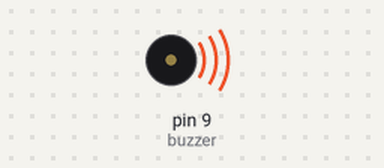
Bench run of a sketch on a simulated Arduino Uno, built with avr-gcc and run on an emulated ATmega328P. Parts: buzzer (waves = sounding).

Above: at 2.5 s.
Timing chart, 0 to 26.0 s (numbered marks = the images above):
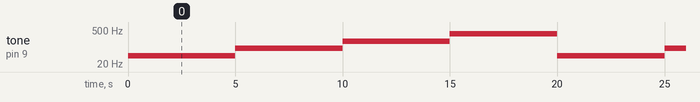

Measured:
- by itself, tone on pin 9 (buzzer): repeats every 20.0 s: 87 Hz 5.0 s, 175 Hz 5.0 s, 349 Hz 5.0 s, 44 Hz 5.0 s

The sketch:

linus_lucy.ino
```cpp
#define NOTE_B0 31
#define NOTE_C1 33
#define NOTE_CS1 35
#define NOTE_D1 37
#define NOTE_DS1 39
#define NOTE_E1 41
#define NOTE_F1 44
#define NOTE_FS1 46
#define NOTE_G1 49
#define NOTE_GS1 52
#define NOTE_A1 55
#define NOTE_AS1 58
#define NOTE_B1 62
#define NOTE_C2 65
#define NOTE_CS2 69
#define NOTE_D2 73
#define NOTE_DS2 78
#define NOTE_E2 82
#define NOTE_F2 87
#define NOTE_FS2 93
#define NOTE_G2 98
#define NOTE_GS2 104
#define NOTE_A2 110
#define NOTE_AS2 117
#define NOTE_B2 123
#define NOTE_C3 131
#define NOTE_CS3 139
#define NOTE_D3 147
#define NOTE_DS3 156
#define NOTE_E3 165
#define NOTE_F3 175
#define NOTE_FS3 185
#define NOTE_G3 196
#define NOTE_GS3 208
#define NOTE_A3 220
#define NOTE_AS3 233
#define NOTE_B3 247
#define NOTE_C4 262
#define NOTE_CS4 277
#define NOTE_D4 294
#define NOTE_DS4 311
#define NOTE_E4 330
#define NOTE_F4 349
#define NOTE_FS4 370
#define NOTE_G4 392
#define NOTE_GS4 415
#define NOTE_A4 440
#define NOTE_AS4 466
#define NOTE_B4 494
#define NOTE_C5 523
#define NOTE_CS5 554
#define NOTE_D5 587
#define NOTE_DS5 622
#define NOTE_E5 659
#define NOTE_F5 698
#define NOTE_FS5 740
#define NOTE_G5 784
#define NOTE_GS5 831
#define NOTE_A5 880
#define NOTE_AS5 932
#define NOTE_B5 988
#define NOTE_C6 1047
#define NOTE_CS6 1109
#define NOTE_D6 1175
#define NOTE_DS6 1245
#define NOTE_E6 1319
#define NOTE_F6 1397
#define NOTE_FS6 1480
#define NOTE_G6 1568
#define NOTE_GS6 1661
#define NOTE_A6 1760
#define NOTE_AS6 1865
#define NOTE_B6 1976
#define NOTE_C7 2093
#define NOTE_CS7 2217
#define NOTE_D7 2349
#define NOTE_DS7 2489
#define NOTE_E7 2637
#define NOTE_F7 2794
#define NOTE_FS7 2960
#define NOTE_G7 3136
#define NOTE_GS7 3322
#define NOTE_A7 3520
#define NOTE_AS7 3729
#define NOTE_B7 3951
#define NOTE_C8 4186
#define NOTE_CS8 4435
#define NOTE_D8 4699
#define NOTE_DS8 4978
int buzzer = 9;
void setup()
{
	pinMode(buzzer, OUTPUT);
}

void loop()
{
	tone(buzzer, NOTE_F1);
	delay(5000);
	tone(buzzer, NOTE_F2);
	delay(5000);
	tone(buzzer, NOTE_F3);
	delay(5000);
	tone(buzzer, NOTE_F4);
	delay(5000);
}
```
